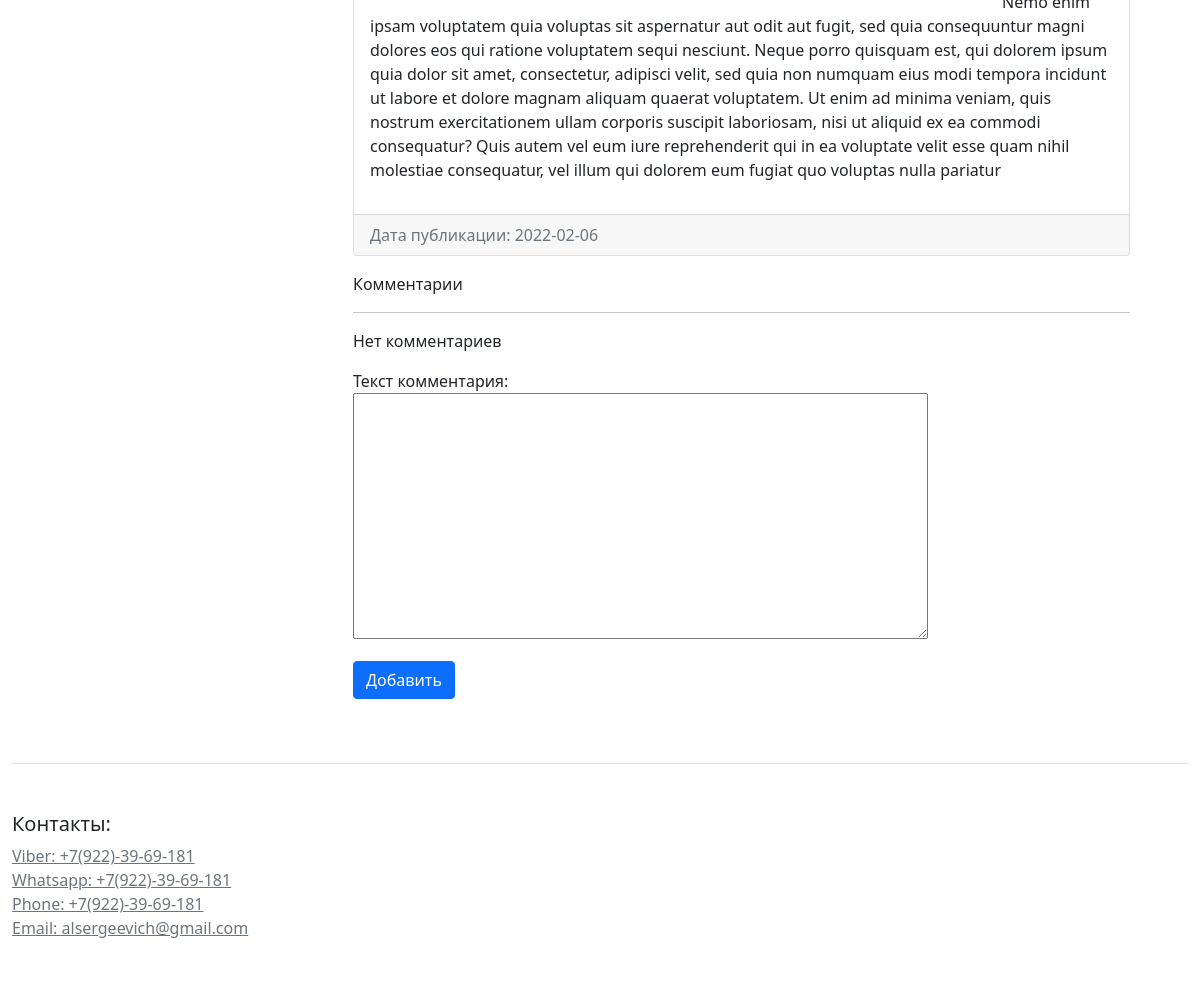
/post/posts/ (lower part), run on an earlier commit of the app's database.
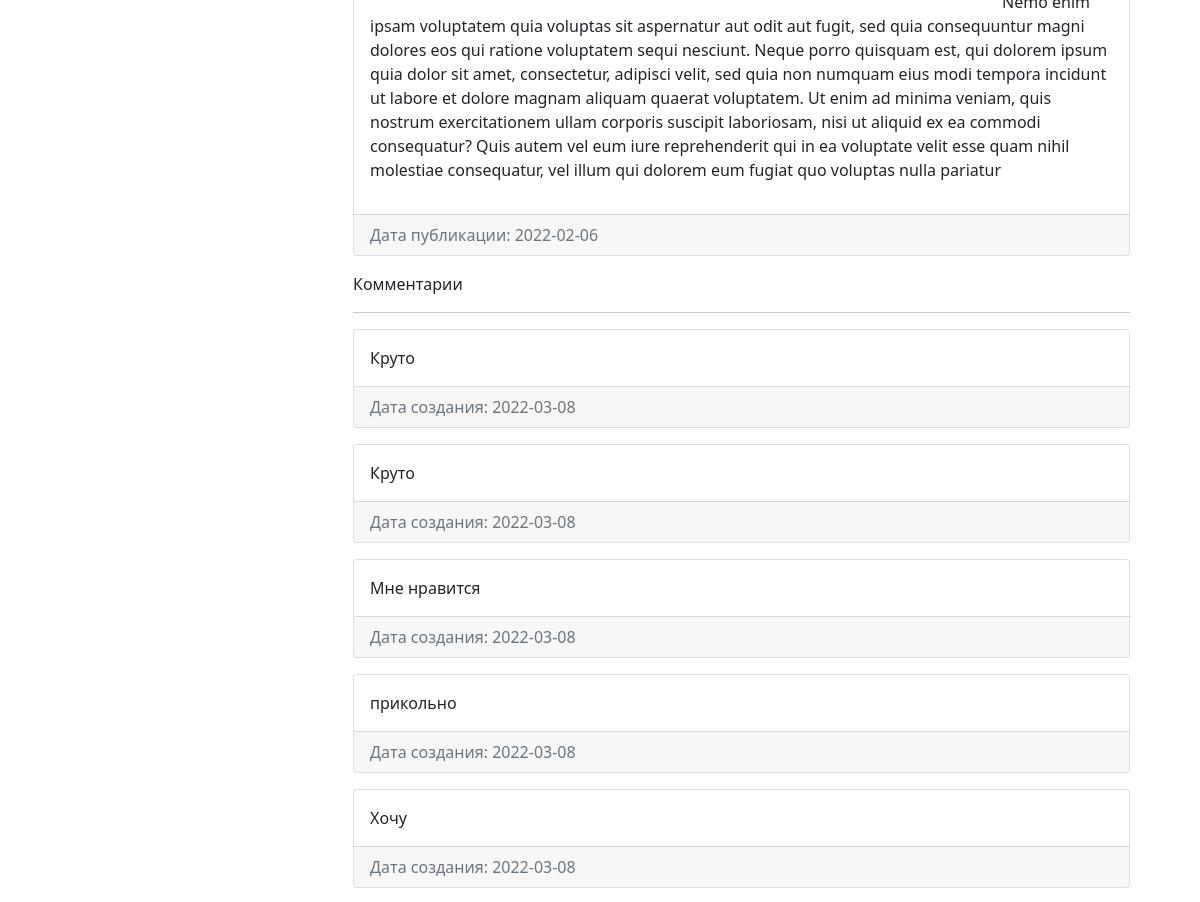
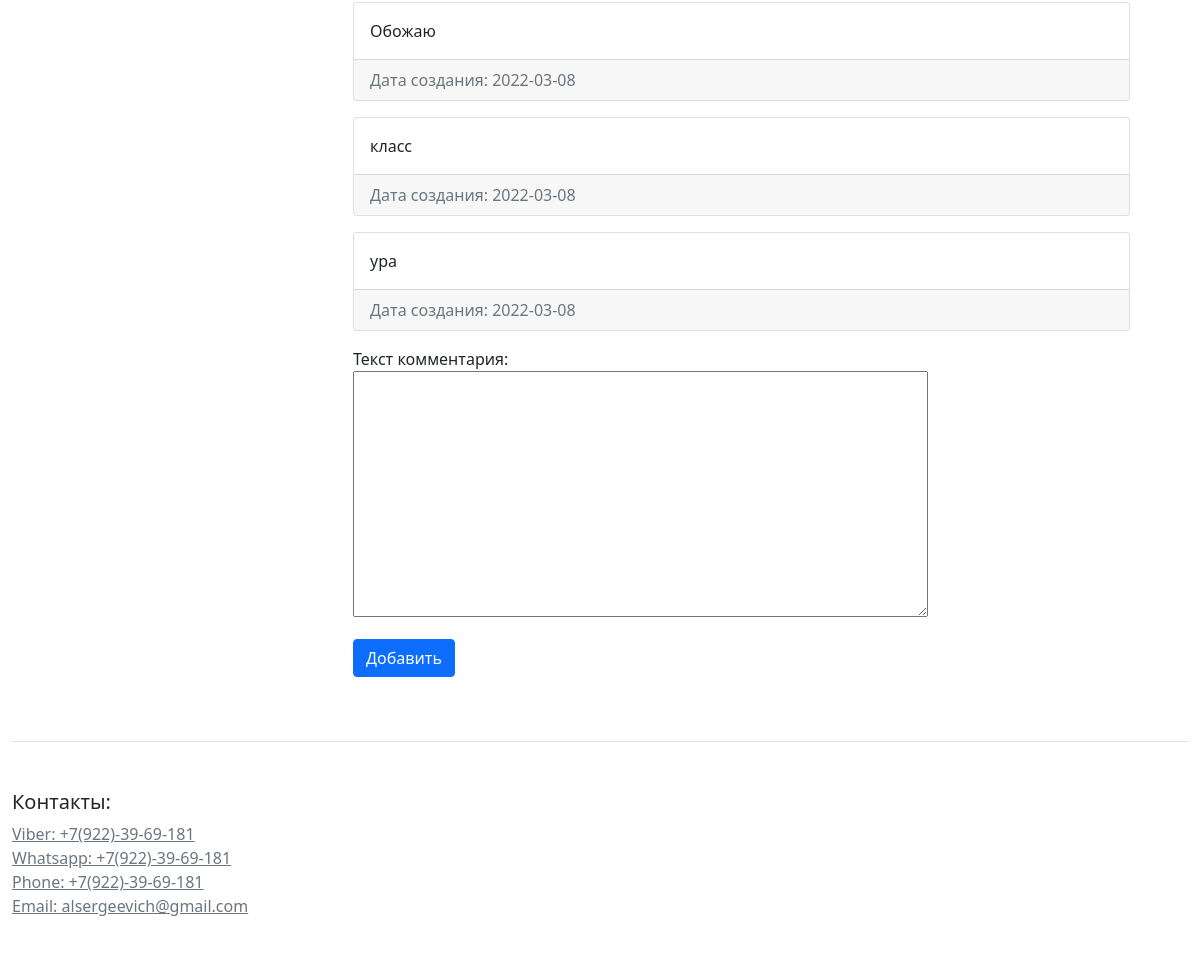
And on a later commit of the database (2 pictures, top to bottom).
### blog/models.py (models this page shows, shortened)
class Posts(models.Model):
    title = models.CharField(max_length=255, verbose_name='Заголовок')
    slug = AutoSlugField(max_length=255, unique=True, db_index=True, verbose_name='URL', populate_from='title')
    content = models.TextField(blank=True, verbose_name='Текст описание')
    photo = models.ImageField(upload_to="photos/%Y/%m/%d/", verbose_name='Фотография')
    time_create = models.DateTimeField(auto_now_add=True, verbose_name='Время создания')
    time_update = models.DateTimeField(auto_now=True, verbose_name='Время изменения')
    is_published = models.BooleanField(default=True, verbose_name='Опубликовано')
    cat = models.ForeignKey('Category', on_delete=models.PROTECT, verbose_name='Категории')
    class Meta:
        verbose_name = 'Каталог изделий'  # заменяем в админке название модели
        verbose_name_plural = 'Каталог изделий'  # определяем название во множественном числе
        ordering = ['time_create', 'title']  # определяем порядок сортировки

class Comments(models.Model):
    post = models.ForeignKey(Posts, on_delete=models.CASCADE, related_name='comments_posts', verbose_name='Описание',
                             blank=True, null=True)
    time_create = models.DateTimeField(auto_now_add=True, verbose_name='Время создания')
    content = models.TextField(blank=True, verbose_name='Текст комментария')
    is_published = models.BooleanField(default=False, verbose_name='Статус')
    class Meta:
        verbose_name = 'Комментарий'  # заменяем в админке название модели
        verbose_name_plural = 'Комментарии'  # определяем название во множественном числе
        ordering = ['time_create', ]  # определяем порялок сортировки

### blog/views.py (the view, shortened to what this page needs)
# urls.py: path('post/<slug:post_slug>/', ShowPost.as_view(), name='post'),
class ShowPost(FormMixin, DetailView):
    model = Posts
    template_name = 'blog/view_post.html'
    context_object_name = 'post'
    slug_url_kwarg = 'post_slug'
    form_class = CommentForm
    success_msg = 'Комментарий успешно создан, ожидайте модерации'
    def post(self, request, *args, **kwargs):
        form = self.get_form()
        if form.is_valid():
            messages.success(self.request, self.success_msg)
            return self.form_valid(form)
        else:
            return self.form_invalid(form)
    def get_context_data(self, *, object_list=None, **kwargs):
        context = super().get_context_data(**kwargs)
        context['categories'] = Category.objects.all()
        return context

### blog/forms.py
class CommentForm(forms.ModelForm):
    class Meta:
        model = Comments
        fields = ('content',)
    def __init__(self, *args, **kwargs):
        super().__init__(*args, **kwargs)
        for field in self.fields:
            self.fields[field].widget.attrs['class'] = 'form-control'
        self.fields['content'].widget = Textarea(attrs={'row': 5, 'cols': 60})

### blog/models.py (called while the page is built)
    def __str__(self):
        return self.name

    def get_absolute_url(self):
        return reverse('category', kwargs={'cat_slug': self.slug})

### blog/templates/blog/view_post.html (shortened to what this page needs)
{% extends 'base.html' %}
{% block content %}
    <div class="col-md-9">
        <div class="container">
            <div class="card mb-3">
                <div class="card-body">
                    <p class="card-text">{{ post.content|safe|linebreaks }}</p>
                </div>
                <div class="card-footer text-muted">
                    Дата публикации: {{ post.time_create|date:'Y-m-d' }}
                </div>
            </div>
            <p>Комментарии</p>
            <hr>
            {% for item in post.comments_posts.all %}
                {% if item.is_published %}
                    <div class="card mb-3">
                        <div class="card-body">
                            {{ item.content }}
                        </div>
                        <div class="card-footer text-muted">
                            Дата создания: {{ item.time_create|date:'Y-m-d' }}
                        </div>
                    </div>
                {% endif %}
            {% empty %}
                <p>Нет комментариев</p>
            {% endfor %}
            <div class="col-4">
                <form action="" id="add_form" method="post">
                    {{ form.as_p }}
                </form>
                <button form="add_form" type="submit" class="btn btn-primary">Добавить</button>
            </div>
        </div>
    </div>
{% endblock %}

### templates/base.html (shortened to what this page needs)
<!doctype html>
<html lang="ru">
<head>
    <link href="https://cdn.jsdelivr.net/npm/bootstrap@5.1.3/dist/css/bootstrap.min.css" rel="stylesheet"
>
</head>
<body>
<div class="container p-3">
    <div class="row">
        <div class="col-md-3">
        </div>
                {% block content %}
                {% endblock %}
    </div>
</div>
<div class="container-fluid">
<footer class="pt-4 my-md-5 pt-md-5 border-top">
    <div class="row">
      <div class="col-12 col-md">
        <h5>Контакты:</h5>
        <ul class="list-unstyled text-small">
          <li><a href="" class="link-secondary">Viber: +7(922)-39-69-181</a></li>
          <li><a href="" class="link-secondary">Whatsapp: +7(922)-39-69-181</a></li>
          <li><a href="" class="link-secondary">Phone: +7(922)-39-69-181</a></li>
          <li><a href="" class="link-secondary">Email: alsergeevich@gmail.com</a></li>
        </ul>
      </div>
    </div>
  </footer>
</div>
</body>
</html>

What changed in the data, as far as the page shows it:
added Comments: content "Круто", time_create "2022-03-08"
added Comments: content "Круто", time_create "2022-03-08"
added Comments: content "Мне нравится", time_create "2022-03-08"
added Comments: content "прикольно", time_create "2022-03-08"
added Comments: content "Хочу", time_create "2022-03-08"
added Comments: content "Обожаю", time_create "2022-03-08"
added Comments: content "класс", time_create "2022-03-08"
added Comments: content "ура", time_create "2022-03-08"
Also different on the page:
text no longer shown: "Нет комментариев"
